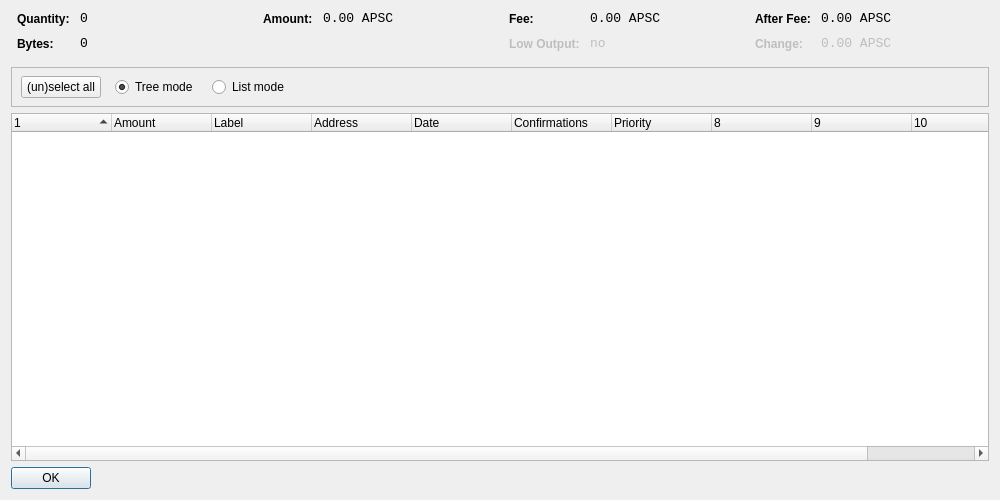
<?xml version="1.0" encoding="UTF-8"?>
<ui version="4.0">
 <class>CoinControlDialog</class>
 <widget class="QDialog" name="CoinControlDialog">
  <property name="geometry">
   <rect>
    <x>0</x>
    <y>0</y>
    <width>1000</width>
    <height>500</height>
   </rect>
  </property>
  <property name="windowTitle">
   <string>Coin Control</string>
  </property>
  <layout class="QVBoxLayout" name="verticalLayout">
   <item>
    <layout class="QHBoxLayout" name="horizontalLayoutTop" stretch="0,0,0,0">
     <property name="topMargin">
      <number>0</number>
     </property>
     <property name="bottomMargin">
      <number>10</number>
     </property>
     <item>
      <layout class="QFormLayout" name="formLayoutCoinControl1">
       <property name="horizontalSpacing">
        <number>10</number>
       </property>
       <property name="verticalSpacing">
        <number>10</number>
       </property>
       <property name="leftMargin">
        <number>6</number>
       </property>
       <property name="rightMargin">
        <number>6</number>
       </property>
       <item row="0" column="0">
        <widget class="QLabel" name="labelCoinControlQuantityText">
         <property name="styleSheet">
          <string notr="true">font-weight:bold;</string>
         </property>
         <property name="text">
          <string>Quantity:</string>
         </property>
        </widget>
       </item>
       <item row="0" column="1">
        <widget class="QLabel" name="labelCoinControlQuantity">
         <property name="font">
          <font>
           <family>Monospace</family>
           <pointsize>10</pointsize>
          </font>
         </property>
         <property name="cursor">
          <cursorShape>IBeamCursor</cursorShape>
         </property>
         <property name="contextMenuPolicy">
          <enum>Qt::ActionsContextMenu</enum>
         </property>
         <property name="text">
          <string notr="true">0</string>
         </property>
         <property name="textInteractionFlags">
          <set>Qt::LinksAccessibleByMouse|Qt::TextSelectableByKeyboard|Qt::TextSelectableByMouse</set>
         </property>
        </widget>
       </item>
       <item row="1" column="0">
        <widget class="QLabel" name="labelCoinControlBytesText">
         <property name="styleSheet">
          <string notr="true">font-weight:bold;</string>
         </property>
         <property name="text">
          <string>Bytes:</string>
         </property>
        </widget>
       </item>
       <item row="1" column="1">
        <widget class="QLabel" name="labelCoinControlBytes">
         <property name="font">
          <font>
           <family>Monospace</family>
           <pointsize>10</pointsize>
          </font>
         </property>
         <property name="cursor">
          <cursorShape>IBeamCursor</cursorShape>
         </property>
         <property name="contextMenuPolicy">
          <enum>Qt::ActionsContextMenu</enum>
         </property>
         <property name="text">
          <string notr="true">0</string>
         </property>
         <property name="textInteractionFlags">
          <set>Qt::LinksAccessibleByMouse|Qt::TextSelectableByKeyboard|Qt::TextSelectableByMouse</set>
         </property>
        </widget>
       </item>
      </layout>
     </item>
     <item>
      <layout class="QFormLayout" name="formLayoutCoinControl2">
       <property name="horizontalSpacing">
        <number>10</number>
       </property>
       <property name="verticalSpacing">
        <number>10</number>
       </property>
       <property name="leftMargin">
        <number>6</number>
       </property>
       <property name="rightMargin">
        <number>6</number>
       </property>
       <item row="0" column="0">
        <widget class="QLabel" name="labelCoinControlAmountText">
         <property name="styleSheet">
          <string notr="true">font-weight:bold;</string>
         </property>
         <property name="text">
          <string>Amount:</string>
         </property>
        </widget>
       </item>
       <item row="0" column="1">
        <widget class="QLabel" name="labelCoinControlAmount">
         <property name="font">
          <font>
           <family>Monospace</family>
           <pointsize>10</pointsize>
          </font>
         </property>
         <property name="cursor">
          <cursorShape>IBeamCursor</cursorShape>
         </property>
         <property name="contextMenuPolicy">
          <enum>Qt::ActionsContextMenu</enum>
         </property>
         <property name="text">
          <string notr="true">0.00 APSC</string>
         </property>
         <property name="textInteractionFlags">
          <set>Qt::LinksAccessibleByMouse|Qt::TextSelectableByKeyboard|Qt::TextSelectableByMouse</set>
         </property>
        </widget>
       </item>
      </layout>
     </item>
     <item>
      <layout class="QFormLayout" name="formLayoutCoinControl3">
       <property name="horizontalSpacing">
        <number>10</number>
       </property>
       <property name="verticalSpacing">
        <number>10</number>
       </property>
       <property name="leftMargin">
        <number>6</number>
       </property>
       <property name="rightMargin">
        <number>6</number>
       </property>
       <item row="0" column="0">
        <widget class="QLabel" name="labelCoinControlFeeText">
         <property name="styleSheet">
          <string notr="true">font-weight:bold;</string>
         </property>
         <property name="text">
          <string>Fee:</string>
         </property>
        </widget>
       </item>
       <item row="0" column="1">
        <widget class="QLabel" name="labelCoinControlFee">
         <property name="font">
          <font>
           <family>Monospace</family>
           <pointsize>10</pointsize>
          </font>
         </property>
         <property name="cursor">
          <cursorShape>IBeamCursor</cursorShape>
         </property>
         <property name="contextMenuPolicy">
          <enum>Qt::ActionsContextMenu</enum>
         </property>
         <property name="text">
          <string notr="true">0.00 APSC</string>
         </property>
         <property name="textInteractionFlags">
          <set>Qt::LinksAccessibleByMouse|Qt::TextSelectableByKeyboard|Qt::TextSelectableByMouse</set>
         </property>
        </widget>
       </item>
       <item row="1" column="0">
        <widget class="QLabel" name="labelCoinControlLowOutputText">
         <property name="enabled">
          <bool>false</bool>
         </property>
         <property name="styleSheet">
          <string notr="true">font-weight:bold;</string>
         </property>
         <property name="text">
          <string>Low Output:</string>
         </property>
        </widget>
       </item>
       <item row="1" column="1">
        <widget class="QLabel" name="labelCoinControlLowOutput">
         <property name="enabled">
          <bool>false</bool>
         </property>
         <property name="font">
          <font>
           <family>Monospace</family>
           <pointsize>10</pointsize>
          </font>
         </property>
         <property name="cursor">
          <cursorShape>IBeamCursor</cursorShape>
         </property>
         <property name="contextMenuPolicy">
          <enum>Qt::ActionsContextMenu</enum>
         </property>
         <property name="text">
          <string notr="true">no</string>
         </property>
         <property name="textInteractionFlags">
          <set>Qt::LinksAccessibleByMouse|Qt::TextSelectableByKeyboard|Qt::TextSelectableByMouse</set>
         </property>
        </widget>
       </item>
      </layout>
     </item>
     <item>
      <layout class="QFormLayout" name="formLayoutCoinControl4">
       <property name="horizontalSpacing">
        <number>10</number>
       </property>
       <property name="verticalSpacing">
        <number>10</number>
       </property>
       <property name="leftMargin">
        <number>6</number>
       </property>
       <property name="rightMargin">
        <number>6</number>
       </property>
       <item row="0" column="0">
        <widget class="QLabel" name="labelCoinControlAfterFeeText">
         <property name="styleSheet">
          <string notr="true">font-weight:bold;</string>
         </property>
         <property name="text">
          <string>After Fee:</string>
         </property>
        </widget>
       </item>
       <item row="0" column="1">
        <widget class="QLabel" name="labelCoinControlAfterFee">
         <property name="font">
          <font>
           <family>Monospace</family>
           <pointsize>10</pointsize>
          </font>
         </property>
         <property name="cursor">
          <cursorShape>IBeamCursor</cursorShape>
         </property>
         <property name="contextMenuPolicy">
          <enum>Qt::ActionsContextMenu</enum>
         </property>
         <property name="text">
          <string notr="true">0.00 APSC</string>
         </property>
         <property name="textInteractionFlags">
          <set>Qt::LinksAccessibleByMouse|Qt::TextSelectableByKeyboard|Qt::TextSelectableByMouse</set>
         </property>
        </widget>
       </item>
       <item row="1" column="0">
        <widget class="QLabel" name="labelCoinControlChangeText">
         <property name="enabled">
          <bool>false</bool>
         </property>
         <property name="styleSheet">
          <string notr="true">font-weight:bold;</string>
         </property>
         <property name="text">
          <string>Change:</string>
         </property>
        </widget>
       </item>
       <item row="1" column="1">
        <widget class="QLabel" name="labelCoinControlChange">
         <property name="enabled">
          <bool>false</bool>
         </property>
         <property name="font">
          <font>
           <family>Monospace</family>
           <pointsize>10</pointsize>
          </font>
         </property>
         <property name="cursor">
          <cursorShape>IBeamCursor</cursorShape>
         </property>
         <property name="contextMenuPolicy">
          <enum>Qt::ActionsContextMenu</enum>
         </property>
         <property name="text">
          <string notr="true">0.00 APSC</string>
         </property>
         <property name="textInteractionFlags">
          <set>Qt::LinksAccessibleByMouse|Qt::TextSelectableByKeyboard|Qt::TextSelectableByMouse</set>
         </property>
        </widget>
       </item>
      </layout>
     </item>
    </layout>
   </item>
   <item>
    <widget class="QFrame" name="frame">
     <property name="minimumSize">
      <size>
       <width>0</width>
       <height>40</height>
      </size>
     </property>
     <property name="frameShape">
      <enum>QFrame::StyledPanel</enum>
     </property>
     <property name="frameShadow">
      <enum>QFrame::Sunken</enum>
     </property>
     <widget class="QWidget" name="horizontalLayoutWidget">
      <property name="geometry">
       <rect>
        <x>10</x>
        <y>0</y>
        <width>781</width>
        <height>41</height>
       </rect>
      </property>
      <layout class="QHBoxLayout" name="horizontalLayoutPanel" stretch="0,0,0,0,0">
       <property name="spacing">
        <number>14</number>
       </property>
       <item>
        <widget class="QPushButton" name="pushButtonSelectAll">
         <property name="sizePolicy">
          <sizepolicy hsizetype="Maximum" vsizetype="Fixed">
           <horstretch>0</horstretch>
           <verstretch>0</verstretch>
          </sizepolicy>
         </property>
         <property name="text">
          <string>(un)select all</string>
         </property>
        </widget>
       </item>
       <item>
        <widget class="QRadioButton" name="radioTreeMode">
         <property name="sizePolicy">
          <sizepolicy hsizetype="Maximum" vsizetype="Fixed">
           <horstretch>0</horstretch>
           <verstretch>0</verstretch>
          </sizepolicy>
         </property>
         <property name="text">
          <string>Tree mode</string>
         </property>
         <property name="checked">
          <bool>true</bool>
         </property>
        </widget>
       </item>
       <item>
        <widget class="QRadioButton" name="radioListMode">
         <property name="sizePolicy">
          <sizepolicy hsizetype="Maximum" vsizetype="Fixed">
           <horstretch>0</horstretch>
           <verstretch>0</verstretch>
          </sizepolicy>
         </property>
         <property name="text">
          <string>List mode</string>
         </property>
        </widget>
       </item>
       <item>
        <spacer name="horizontalSpacer">
         <property name="orientation">
          <enum>Qt::Horizontal</enum>
         </property>
         <property name="sizeHint" stdset="0">
          <size>
           <width>40</width>
           <height>20</height>
          </size>
         </property>
        </spacer>
       </item>
      </layout>
     </widget>
    </widget>
   </item>
   <item>
    <widget class="CoinControlTreeWidget" name="treeWidget">
     <property name="contextMenuPolicy">
      <enum>Qt::CustomContextMenu</enum>
     </property>
     <property name="sortingEnabled">
      <bool>false</bool>
     </property>
     <property name="columnCount">
      <number>11</number>
     </property>
     <attribute name="headerShowSortIndicator" stdset="0">
      <bool>true</bool>
     </attribute>
     <attribute name="headerStretchLastSection">
      <bool>false</bool>
     </attribute>
     <column>
      <property name="text">
       <string/>
      </property>
     </column>
     <column>
      <property name="text">
       <string>Amount</string>
      </property>
     </column>
     <column>
      <property name="text">
       <string>Label</string>
      </property>
     </column>
     <column>
      <property name="text">
       <string>Address</string>
      </property>
     </column>
     <column>
      <property name="text">
       <string>Date</string>
      </property>
     </column>
     <column>
      <property name="text">
       <string>Confirmations</string>
      </property>
      <property name="toolTip">
       <string>Confirmed</string>
      </property>
     </column>
     <column>
      <property name="text">
       <string>Priority</string>
      </property>
     </column>
     <column>
      <property name="text">
       <string/>
      </property>
     </column>
     <column>
      <property name="text">
       <string/>
      </property>
     </column>
     <column>
      <property name="text">
       <string/>
      </property>
     </column>
     <column>
      <property name="text">
       <string/>
      </property>
     </column>
    </widget>
   </item>
   <item>
    <widget class="QDialogButtonBox" name="buttonBox">
     <property name="sizePolicy">
      <sizepolicy hsizetype="Maximum" vsizetype="Fixed">
       <horstretch>0</horstretch>
       <verstretch>0</verstretch>
      </sizepolicy>
     </property>
     <property name="orientation">
      <enum>Qt::Horizontal</enum>
     </property>
     <property name="standardButtons">
      <set>QDialogButtonBox::Ok</set>
     </property>
    </widget>
   </item>
  </layout>
 </widget>
 <customwidgets>
  <customwidget>
   <class>CoinControlTreeWidget</class>
   <extends>QTreeWidget</extends>
   <header>coincontroltreewidget.h</header>
  </customwidget>
 </customwidgets>
 <resources/>
 <connections/>
</ui>
